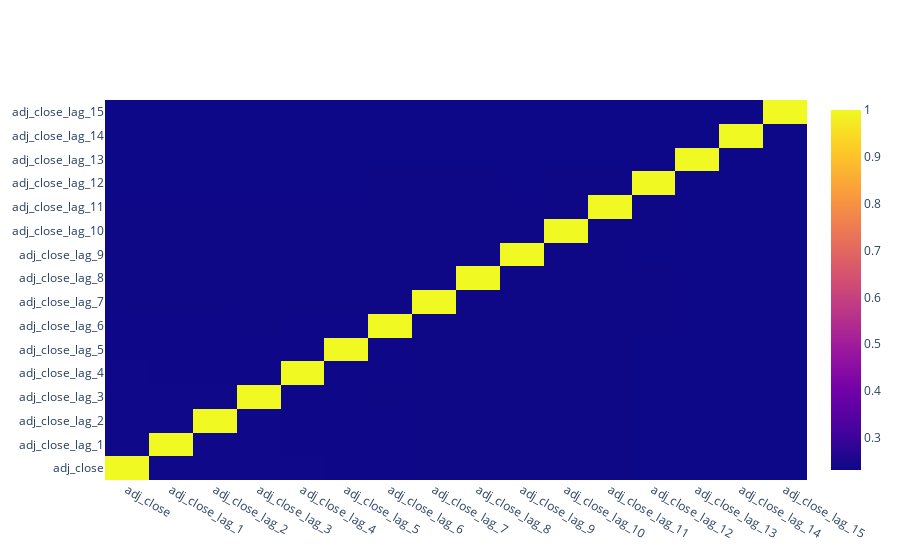

Notebook source saved alongside this figure:
### Code cell
# Plot correlation for lag features only
features = ['adj_close']
for n in range(1,N+1,1):
    features.append("adj_close_lag_"+str(n))
        
corr_matrix = df_lags[features].corr()

z_list = []
for feat in features:
    z_list.append(corr_matrix.loc[:, feat][features])

fig = go.Figure(data=go.Heatmap(
                   z=z_list,
                   x=features,
                   y=features))
py.iplot(fig, filename='ForexPricePrediction_v6d_corr_matrix_lags')

### Figure 1 — Plotly figure (JSON) as saved in the notebook; plotly's stock layout.template omitted (floating-point values rounded to 4 significant figures; data arrays with more than 128 entries replaced by an {"elided": "..."} marker saying what was removed)
{"data": [{"type": "heatmap", "x": ["adj_close", "adj_close_lag_1", "adj_close_lag_2", "adj_close_lag_3", "adj_close_lag_4", "adj_close_lag_5", "adj_close_lag_6", "adj_close_lag_7", "adj_close_lag_8", "adj_close_lag_9", "adj_close_lag_10", "adj_close_lag_11", "adj_close_lag_12", "adj_close_lag_13", "adj_close_lag_14", "adj_close_lag_15"], "y": ["adj_close", "adj_close_lag_1", "adj_close_lag_2", "adj_close_lag_3", "adj_close_lag_4", "adj_close_lag_5", "adj_close_lag_6", "adj_close_lag_7", "adj_close_lag_8", "adj_close_lag_9", "adj_close_lag_10", "adj_close_lag_11", "adj_close_lag_12", "adj_close_lag_13", "adj_close_lag_14", "adj_close_lag_15"], "z": {"elided": "16x16 float values"}}], "layout": {}}
